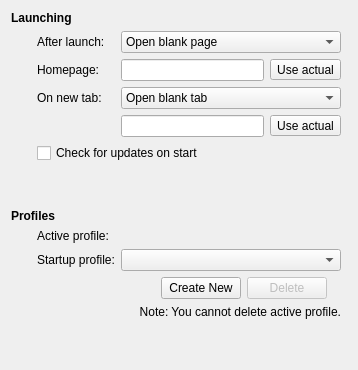
     <widget class="QWidget" name="stackedWidgetPage1">
      <layout class="QGridLayout" name="gridLayout_6">
       <item row="0" column="0" colspan="2">
        <widget class="QLabel" name="label_24">
         <property name="text">
          <string>&lt;b&gt;Launching&lt;/b&gt;</string>
         </property>
        </widget>
       </item>
       <item row="1" column="0">
        <spacer name="horizontalSpacer_7">
         <property name="orientation">
          <enum>Qt::Horizontal</enum>
         </property>
         <property name="sizeType">
          <enum>QSizePolicy::Fixed</enum>
         </property>
         <property name="sizeHint" stdset="0">
          <size>
           <width>20</width>
           <height>10</height>
          </size>
         </property>
        </spacer>
       </item>
       <item row="1" column="1">
        <widget class="QLabel" name="label_3">
         <property name="text">
          <string>After launch: </string>
         </property>
        </widget>
       </item>
       <item row="1" column="2">
        <widget class="QComboBox" name="afterLaunch">
         <item>
          <property name="text">
           <string>Open blank page</string>
          </property>
         </item>
         <item>
          <property name="text">
           <string>Open homepage</string>
          </property>
         </item>
         <item>
          <property name="text">
           <string>Open speed dial</string>
          </property>
         </item>
         <item>
          <property name="text">
           <string>Restore session</string>
          </property>
         </item>
        </widget>
       </item>
       <item row="2" column="1">
        <widget class="QLabel" name="label">
         <property name="text">
          <string>Homepage: </string>
         </property>
        </widget>
       </item>
       <item row="2" column="2">
        <layout class="QHBoxLayout" name="horizontalLayout_2">
         <item>
          <widget class="QLineEdit" name="homepage"/>
         </item>
         <item>
          <widget class="QToolButton" name="useActualBut">
           <property name="text">
            <string>Use actual</string>
           </property>
          </widget>
         </item>
        </layout>
       </item>
       <item row="3" column="1">
        <widget class="QLabel" name="label_2">
         <property name="text">
          <string>On new tab: </string>
         </property>
        </widget>
       </item>
       <item row="3" column="2">
        <widget class="QComboBox" name="newTab">
         <item>
          <property name="text">
           <string>Open blank tab</string>
          </property>
         </item>
         <item>
          <property name="text">
           <string>Open homepage</string>
          </property>
         </item>
         <item>
          <property name="text">
           <string>Open speed dial</string>
          </property>
         </item>
         <item>
          <property name="text">
           <string>Open other page...</string>
          </property>
         </item>
        </widget>
       </item>
       <item row="7" column="0" colspan="2">
        <widget class="QLabel" name="label_4">
         <property name="text">
          <string>&lt;b&gt;Profiles&lt;/b&gt;</string>
         </property>
        </widget>
       </item>
       <item row="9" column="1">
        <widget class="QLabel" name="label_5">
         <property name="text">
          <string>Startup profile:</string>
         </property>
        </widget>
       </item>
       <item row="9" column="2">
        <widget class="QComboBox" name="startProfile"/>
       </item>
       <item row="10" column="2" colspan="2">
        <widget class="QFrame" name="frame">
         <property name="frameShape">
          <enum>QFrame::NoFrame</enum>
         </property>
         <property name="frameShadow">
          <enum>QFrame::Raised</enum>
         </property>
         <layout class="QHBoxLayout" name="horizontalLayout">
          <property name="leftMargin">
           <number>0</number>
          </property>
          <property name="topMargin">
           <number>0</number>
          </property>
          <property name="rightMargin">
           <number>20</number>
          </property>
          <property name="bottomMargin">
           <number>0</number>
          </property>
          <item>
           <spacer name="horizontalSpacer">
            <property name="orientation">
             <enum>Qt::Horizontal</enum>
            </property>
            <property name="sizeHint" stdset="0">
             <size>
              <width>40</width>
              <height>20</height>
             </size>
            </property>
           </spacer>
          </item>
          <item>
           <widget class="QPushButton" name="createProfile">
            <property name="sizePolicy">
             <sizepolicy hsizetype="Fixed" vsizetype="Fixed">
              <horstretch>0</horstretch>
              <verstretch>0</verstretch>
             </sizepolicy>
            </property>
            <property name="text">
             <string>Create New</string>
            </property>
           </widget>
          </item>
          <item>
           <widget class="QPushButton" name="deleteProfile">
            <property name="enabled">
             <bool>false</bool>
            </property>
            <property name="sizePolicy">
             <sizepolicy hsizetype="Fixed" vsizetype="Fixed">
              <horstretch>0</horstretch>
              <verstretch>0</verstretch>
             </sizepolicy>
            </property>
            <property name="text">
             <string>Delete</string>
            </property>
           </widget>
          </item>
         </layout>
        </widget>
       </item>
       <item row="12" column="1">
        <spacer name="verticalSpacer">
         <property name="orientation">
          <enum>Qt::Vertical</enum>
         </property>
         <property name="sizeType">
          <enum>QSizePolicy::Expanding</enum>
         </property>
         <property name="sizeHint" stdset="0">
          <size>
           <width>20</width>
           <height>40</height>
          </size>
         </property>
        </spacer>
       </item>
       <item row="4" column="2">
        <widget class="QFrame" name="newTabFrame">
         <layout class="QHBoxLayout" name="horizontalLayout_3">
          <property name="margin">
           <number>0</number>
          </property>
          <item>
           <widget class="QLineEdit" name="newTabUrl"/>
          </item>
          <item>
           <widget class="QToolButton" name="newTabUseActual">
            <property name="text">
             <string>Use actual</string>
            </property>
           </widget>
          </item>
         </layout>
        </widget>
       </item>
       <item row="6" column="0">
        <spacer name="verticalSpacer_6">
         <property name="orientation">
          <enum>Qt::Vertical</enum>
         </property>
         <property name="sizeHint" stdset="0">
          <size>
           <width>20</width>
           <height>40</height>
          </size>
         </property>
        </spacer>
       </item>
       <item row="11" column="1" colspan="2">
        <widget class="QLabel" name="cannotDeleteActiveProfileLabel">
         <property name="text">
          <string>Note: You cannot delete active profile.</string>
         </property>
         <property name="alignment">
          <set>Qt::AlignRight|Qt::AlignTrailing|Qt::AlignVCenter</set>
         </property>
        </widget>
       </item>
       <item row="5" column="1" colspan="2">
        <widget class="QCheckBox" name="checkUpdates">
         <property name="text">
          <string>Check for updates on start</string>
         </property>
        </widget>
       </item>
       <item row="8" column="1">
        <widget class="QLabel" name="label_45">
         <property name="text">
          <string>Active profile:</string>
         </property>
        </widget>
       </item>
       <item row="8" column="2">
        <widget class="QLabel" name="activeProfile">
         <property name="text">
          <string/>
         </property>
        </widget>
       </item>
      </layout>
     </widget>
